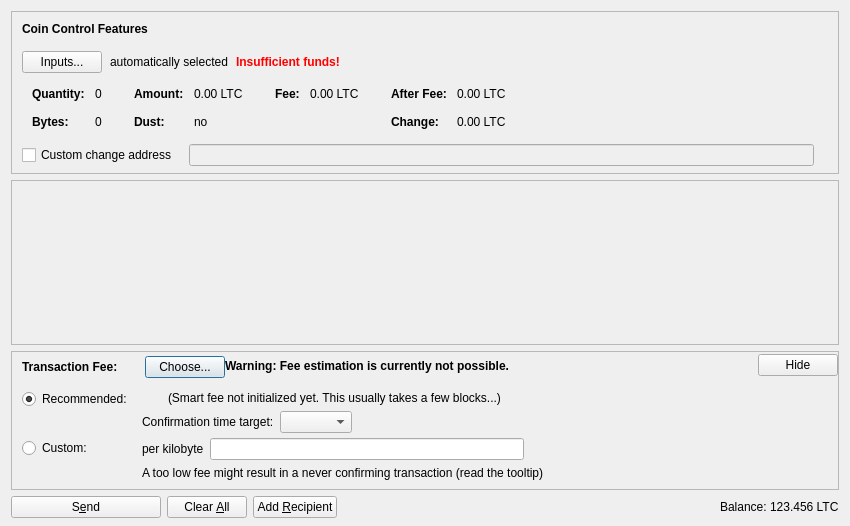
<?xml version="1.0" encoding="UTF-8"?>
<ui version="4.0">
 <class>SendCoinsDialog</class>
 <widget class="QDialog" name="SendCoinsDialog">
  <property name="geometry">
   <rect>
    <x>0</x>
    <y>0</y>
    <width>850</width>
    <height>526</height>
   </rect>
  </property>
  <property name="windowTitle">
   <string>Send Coins</string>
  </property>
  <layout class="QVBoxLayout" name="verticalLayout" stretch="0,1,0,0">
   <property name="bottomMargin">
    <number>8</number>
   </property>
   <item>
    <widget class="QFrame" name="frameCoinControl">
     <property name="sizePolicy">
      <sizepolicy hsizetype="Expanding" vsizetype="Expanding">
       <horstretch>0</horstretch>
       <verstretch>0</verstretch>
      </sizepolicy>
     </property>
     <property name="maximumSize">
      <size>
       <width>16777215</width>
       <height>16777215</height>
      </size>
     </property>
     <property name="frameShape">
      <enum>QFrame::StyledPanel</enum>
     </property>
     <property name="frameShadow">
      <enum>QFrame::Sunken</enum>
     </property>
     <layout class="QVBoxLayout" name="verticalLayoutCoinControl2">
      <property name="spacing">
       <number>0</number>
      </property>
      <property name="leftMargin">
       <number>0</number>
      </property>
      <property name="topMargin">
       <number>0</number>
      </property>
      <property name="rightMargin">
       <number>0</number>
      </property>
      <property name="bottomMargin">
       <number>6</number>
      </property>
      <item>
       <layout class="QVBoxLayout" name="verticalLayoutCoinControl" stretch="0,0,0,0,1">
        <property name="spacing">
         <number>0</number>
        </property>
        <property name="leftMargin">
         <number>10</number>
        </property>
        <property name="topMargin">
         <number>10</number>
        </property>
        <item>
         <layout class="QHBoxLayout" name="horizontalLayoutCoinControl1">
          <property name="bottomMargin">
           <number>15</number>
          </property>
          <item>
           <widget class="QLabel" name="labelCoinControlFeatures">
            <property name="sizePolicy">
             <sizepolicy hsizetype="Preferred" vsizetype="Maximum">
              <horstretch>0</horstretch>
              <verstretch>0</verstretch>
             </sizepolicy>
            </property>
            <property name="font">
             <font>
              <weight>75</weight>
              <bold>true</bold>
             </font>
            </property>
            <property name="styleSheet">
             <string notr="true">font-weight:bold;</string>
            </property>
            <property name="text">
             <string>Coin Control Features</string>
            </property>
           </widget>
          </item>
         </layout>
        </item>
        <item>
         <layout class="QHBoxLayout" name="horizontalLayoutCoinControl2" stretch="0,0,0,0">
          <property name="spacing">
           <number>8</number>
          </property>
          <property name="bottomMargin">
           <number>10</number>
          </property>
          <item>
           <widget class="QPushButton" name="pushButtonCoinControl">
            <property name="styleSheet">
             <string notr="true"/>
            </property>
            <property name="text">
             <string>Inputs...</string>
            </property>
            <property name="autoDefault">
             <bool>false</bool>
            </property>
           </widget>
          </item>
          <item>
           <widget class="QLabel" name="labelCoinControlAutomaticallySelected">
            <property name="text">
             <string>automatically selected</string>
            </property>
            <property name="margin">
             <number>5</number>
            </property>
           </widget>
          </item>
          <item>
           <widget class="QLabel" name="labelCoinControlInsuffFunds">
            <property name="font">
             <font>
              <weight>75</weight>
              <bold>true</bold>
             </font>
            </property>
            <property name="styleSheet">
             <string notr="true">color:red;font-weight:bold;</string>
            </property>
            <property name="text">
             <string>Insufficient funds!</string>
            </property>
            <property name="margin">
             <number>5</number>
            </property>
           </widget>
          </item>
          <item>
           <spacer name="horizontalSpacerCoinControl">
            <property name="orientation">
             <enum>Qt::Horizontal</enum>
            </property>
            <property name="sizeHint" stdset="0">
             <size>
              <width>40</width>
              <height>1</height>
             </size>
            </property>
           </spacer>
          </item>
         </layout>
        </item>
        <item>
         <widget class="QWidget" name="widgetCoinControl" native="true">
          <property name="sizePolicy">
           <sizepolicy hsizetype="Preferred" vsizetype="Preferred">
            <horstretch>0</horstretch>
            <verstretch>0</verstretch>
           </sizepolicy>
          </property>
          <property name="minimumSize">
           <size>
            <width>0</width>
            <height>0</height>
           </size>
          </property>
          <property name="styleSheet">
           <string notr="true"/>
          </property>
          <layout class="QHBoxLayout" name="horizontalLayoutCoinControl5">
           <property name="leftMargin">
            <number>0</number>
           </property>
           <property name="topMargin">
            <number>0</number>
           </property>
           <property name="rightMargin">
            <number>0</number>
           </property>
           <property name="bottomMargin">
            <number>0</number>
           </property>
           <item>
            <layout class="QHBoxLayout" name="horizontalLayoutCoinControl3" stretch="0,0,0,1">
             <property name="spacing">
              <number>20</number>
             </property>
             <property name="topMargin">
              <number>0</number>
             </property>
             <property name="bottomMargin">
              <number>10</number>
             </property>
             <item>
              <layout class="QFormLayout" name="formLayoutCoinControl1">
               <property name="horizontalSpacing">
                <number>10</number>
               </property>
               <property name="verticalSpacing">
                <number>14</number>
               </property>
               <property name="leftMargin">
                <number>10</number>
               </property>
               <property name="topMargin">
                <number>4</number>
               </property>
               <property name="rightMargin">
                <number>6</number>
               </property>
               <item row="0" column="0">
                <widget class="QLabel" name="labelCoinControlQuantityText">
                 <property name="font">
                  <font>
                   <weight>75</weight>
                   <bold>true</bold>
                  </font>
                 </property>
                 <property name="text">
                  <string>Quantity:</string>
                 </property>
                 <property name="margin">
                  <number>0</number>
                 </property>
                </widget>
               </item>
               <item row="0" column="1">
                <widget class="QLabel" name="labelCoinControlQuantity">
                 <property name="cursor">
                  <cursorShape>IBeamCursor</cursorShape>
                 </property>
                 <property name="contextMenuPolicy">
                  <enum>Qt::ActionsContextMenu</enum>
                 </property>
                 <property name="text">
                  <string notr="true">0</string>
                 </property>
                 <property name="margin">
                  <number>0</number>
                 </property>
                 <property name="textInteractionFlags">
                  <set>Qt::LinksAccessibleByMouse|Qt::TextSelectableByKeyboard|Qt::TextSelectableByMouse</set>
                 </property>
                </widget>
               </item>
               <item row="1" column="0">
                <widget class="QLabel" name="labelCoinControlBytesText">
                 <property name="font">
                  <font>
                   <weight>75</weight>
                   <bold>true</bold>
                  </font>
                 </property>
                 <property name="text">
                  <string>Bytes:</string>
                 </property>
                </widget>
               </item>
               <item row="1" column="1">
                <widget class="QLabel" name="labelCoinControlBytes">
                 <property name="cursor">
                  <cursorShape>IBeamCursor</cursorShape>
                 </property>
                 <property name="contextMenuPolicy">
                  <enum>Qt::ActionsContextMenu</enum>
                 </property>
                 <property name="text">
                  <string notr="true">0</string>
                 </property>
                 <property name="textInteractionFlags">
                  <set>Qt::LinksAccessibleByMouse|Qt::TextSelectableByKeyboard|Qt::TextSelectableByMouse</set>
                 </property>
                </widget>
               </item>
              </layout>
             </item>
             <item>
              <layout class="QFormLayout" name="formLayoutCoinControl2">
               <property name="horizontalSpacing">
                <number>10</number>
               </property>
               <property name="verticalSpacing">
                <number>14</number>
               </property>
               <property name="leftMargin">
                <number>6</number>
               </property>
               <property name="topMargin">
                <number>4</number>
               </property>
               <property name="rightMargin">
                <number>6</number>
               </property>
               <item row="0" column="0">
                <widget class="QLabel" name="labelCoinControlAmountText">
                 <property name="font">
                  <font>
                   <weight>75</weight>
                   <bold>true</bold>
                  </font>
                 </property>
                 <property name="text">
                  <string>Amount:</string>
                 </property>
                 <property name="margin">
                  <number>0</number>
                 </property>
                </widget>
               </item>
               <item row="0" column="1">
                <widget class="QLabel" name="labelCoinControlAmount">
                 <property name="cursor">
                  <cursorShape>IBeamCursor</cursorShape>
                 </property>
                 <property name="contextMenuPolicy">
                  <enum>Qt::ActionsContextMenu</enum>
                 </property>
                 <property name="text">
                  <string notr="true">0.00 LTC</string>
                 </property>
                 <property name="textInteractionFlags">
                  <set>Qt::LinksAccessibleByMouse|Qt::TextSelectableByKeyboard|Qt::TextSelectableByMouse</set>
                 </property>
                </widget>
               </item>
               <item row="1" column="0">
                <widget class="QLabel" name="labelCoinControlLowOutputText">
                 <property name="font">
                  <font>
                   <weight>75</weight>
                   <bold>true</bold>
                  </font>
                 </property>
                 <property name="text">
                  <string>Dust:</string>
                 </property>
                </widget>
               </item>
               <item row="1" column="1">
                <widget class="QLabel" name="labelCoinControlLowOutput">
                 <property name="cursor">
                  <cursorShape>IBeamCursor</cursorShape>
                 </property>
                 <property name="contextMenuPolicy">
                  <enum>Qt::ActionsContextMenu</enum>
                 </property>
                 <property name="text">
                  <string notr="true">no</string>
                 </property>
                 <property name="textInteractionFlags">
                  <set>Qt::LinksAccessibleByMouse|Qt::TextSelectableByKeyboard|Qt::TextSelectableByMouse</set>
                 </property>
                </widget>
               </item>
              </layout>
             </item>
             <item>
              <layout class="QFormLayout" name="formLayoutCoinControl3">
               <property name="horizontalSpacing">
                <number>10</number>
               </property>
               <property name="verticalSpacing">
                <number>14</number>
               </property>
               <property name="leftMargin">
                <number>6</number>
               </property>
               <property name="topMargin">
                <number>4</number>
               </property>
               <property name="rightMargin">
                <number>6</number>
               </property>
               <item row="0" column="0">
                <widget class="QLabel" name="labelCoinControlFeeText">
                 <property name="font">
                  <font>
                   <weight>75</weight>
                   <bold>true</bold>
                  </font>
                 </property>
                 <property name="text">
                  <string>Fee:</string>
                 </property>
                 <property name="margin">
                  <number>0</number>
                 </property>
                </widget>
               </item>
               <item row="0" column="1">
                <widget class="QLabel" name="labelCoinControlFee">
                 <property name="cursor">
                  <cursorShape>IBeamCursor</cursorShape>
                 </property>
                 <property name="contextMenuPolicy">
                  <enum>Qt::ActionsContextMenu</enum>
                 </property>
                 <property name="text">
                  <string notr="true">0.00 LTC</string>
                 </property>
                 <property name="textInteractionFlags">
                  <set>Qt::LinksAccessibleByMouse|Qt::TextSelectableByKeyboard|Qt::TextSelectableByMouse</set>
                 </property>
                </widget>
               </item>
              </layout>
             </item>
             <item>
              <layout class="QFormLayout" name="formLayoutCoinControl4">
               <property name="horizontalSpacing">
                <number>10</number>
               </property>
               <property name="verticalSpacing">
                <number>14</number>
               </property>
               <property name="leftMargin">
                <number>6</number>
               </property>
               <property name="topMargin">
                <number>4</number>
               </property>
               <property name="rightMargin">
                <number>6</number>
               </property>
               <item row="0" column="0">
                <widget class="QLabel" name="labelCoinControlAfterFeeText">
                 <property name="font">
                  <font>
                   <weight>75</weight>
                   <bold>true</bold>
                  </font>
                 </property>
                 <property name="text">
                  <string>After Fee:</string>
                 </property>
                 <property name="margin">
                  <number>0</number>
                 </property>
                </widget>
               </item>
               <item row="0" column="1">
                <widget class="QLabel" name="labelCoinControlAfterFee">
                 <property name="cursor">
                  <cursorShape>IBeamCursor</cursorShape>
                 </property>
                 <property name="contextMenuPolicy">
                  <enum>Qt::ActionsContextMenu</enum>
                 </property>
                 <property name="text">
                  <string notr="true">0.00 LTC</string>
                 </property>
                 <property name="textInteractionFlags">
                  <set>Qt::LinksAccessibleByMouse|Qt::TextSelectableByKeyboard|Qt::TextSelectableByMouse</set>
                 </property>
                </widget>
               </item>
               <item row="1" column="0">
                <widget class="QLabel" name="labelCoinControlChangeText">
                 <property name="font">
                  <font>
                   <weight>75</weight>
                   <bold>true</bold>
                  </font>
                 </property>
                 <property name="text">
                  <string>Change:</string>
                 </property>
                </widget>
               </item>
               <item row="1" column="1">
                <widget class="QLabel" name="labelCoinControlChange">
                 <property name="cursor">
                  <cursorShape>IBeamCursor</cursorShape>
                 </property>
                 <property name="contextMenuPolicy">
                  <enum>Qt::ActionsContextMenu</enum>
                 </property>
                 <property name="text">
                  <string notr="true">0.00 LTC</string>
                 </property>
                 <property name="textInteractionFlags">
                  <set>Qt::LinksAccessibleByMouse|Qt::TextSelectableByKeyboard|Qt::TextSelectableByMouse</set>
                 </property>
                </widget>
               </item>
              </layout>
             </item>
            </layout>
           </item>
          </layout>
         </widget>
        </item>
        <item>
         <layout class="QHBoxLayout" name="horizontalLayoutCoinControl4" stretch="0,0,0">
          <property name="spacing">
           <number>12</number>
          </property>
          <property name="sizeConstraint">
           <enum>QLayout::SetDefaultConstraint</enum>
          </property>
          <property name="topMargin">
           <number>5</number>
          </property>
          <property name="rightMargin">
           <number>5</number>
          </property>
          <item>
           <widget class="QCheckBox" name="checkBoxCoinControlChange">
            <property name="toolTip">
             <string>If this is activated, but the change address is empty or invalid, change will be sent to a newly generated address.</string>
            </property>
            <property name="text">
             <string>Custom change address</string>
            </property>
           </widget>
          </item>
          <item>
           <widget class="QValidatedLineEdit" name="lineEditCoinControlChange">
            <property name="enabled">
             <bool>false</bool>
            </property>
            <property name="sizePolicy">
             <sizepolicy hsizetype="Expanding" vsizetype="Fixed">
              <horstretch>0</horstretch>
              <verstretch>0</verstretch>
             </sizepolicy>
            </property>
           </widget>
          </item>
          <item>
           <widget class="QLabel" name="labelCoinControlChangeLabel">
            <property name="sizePolicy">
             <sizepolicy hsizetype="Preferred" vsizetype="Expanding">
              <horstretch>0</horstretch>
              <verstretch>0</verstretch>
             </sizepolicy>
            </property>
            <property name="minimumSize">
             <size>
              <width>0</width>
              <height>0</height>
             </size>
            </property>
            <property name="text">
             <string/>
            </property>
            <property name="margin">
             <number>3</number>
            </property>
           </widget>
          </item>
         </layout>
        </item>
        <item>
         <spacer name="verticalSpacerCoinControl">
          <property name="orientation">
           <enum>Qt::Vertical</enum>
          </property>
          <property name="sizeHint" stdset="0">
           <size>
            <width>800</width>
            <height>1</height>
           </size>
          </property>
         </spacer>
        </item>
       </layout>
      </item>
     </layout>
    </widget>
   </item>
   <item>
    <widget class="QScrollArea" name="scrollArea">
     <property name="widgetResizable">
      <bool>true</bool>
     </property>
     <widget class="QWidget" name="scrollAreaWidgetContents">
      <property name="geometry">
       <rect>
        <x>0</x>
        <y>0</y>
        <width>830</width>
        <height>104</height>
       </rect>
      </property>
      <layout class="QVBoxLayout" name="verticalLayout_2" stretch="0,1">
       <property name="leftMargin">
        <number>0</number>
       </property>
       <property name="topMargin">
        <number>0</number>
       </property>
       <property name="rightMargin">
        <number>0</number>
       </property>
       <property name="bottomMargin">
        <number>0</number>
       </property>
       <item>
        <layout class="QVBoxLayout" name="entries">
         <property name="spacing">
          <number>6</number>
         </property>
        </layout>
       </item>
       <item>
        <spacer name="verticalSpacer">
         <property name="orientation">
          <enum>Qt::Vertical</enum>
         </property>
         <property name="sizeHint" stdset="0">
          <size>
           <width>20</width>
           <height>40</height>
          </size>
         </property>
        </spacer>
       </item>
      </layout>
     </widget>
    </widget>
   </item>
   <item>
    <widget class="QFrame" name="frameFee">
     <property name="sizePolicy">
      <sizepolicy hsizetype="Expanding" vsizetype="Expanding">
       <horstretch>0</horstretch>
       <verstretch>0</verstretch>
      </sizepolicy>
     </property>
     <property name="maximumSize">
      <size>
       <width>16777215</width>
       <height>16777215</height>
      </size>
     </property>
     <property name="frameShape">
      <enum>QFrame::StyledPanel</enum>
     </property>
     <property name="frameShadow">
      <enum>QFrame::Sunken</enum>
     </property>
     <layout class="QVBoxLayout" name="verticalLayoutFee1">
      <property name="spacing">
       <number>0</number>
      </property>
      <property name="leftMargin">
       <number>0</number>
      </property>
      <property name="topMargin">
       <number>0</number>
      </property>
      <property name="rightMargin">
       <number>0</number>
      </property>
      <property name="bottomMargin">
       <number>0</number>
      </property>
      <item>
       <layout class="QVBoxLayout" name="verticalLayoutFee2" stretch="0,0,0">
        <property name="spacing">
         <number>0</number>
        </property>
        <property name="leftMargin">
         <number>10</number>
        </property>
        <property name="topMargin">
         <number>0</number>
        </property>
        <item>
         <layout class="QHBoxLayout" name="horizontalLayoutFee1">
          <property name="bottomMargin">
           <number>0</number>
          </property>
          <item>
           <layout class="QVBoxLayout" name="verticalLayoutFee7">
            <property name="spacing">
             <number>0</number>
            </property>
            <item>
             <spacer name="verticalSpacerSmartFee">
              <property name="orientation">
               <enum>Qt::Vertical</enum>
              </property>
              <property name="sizeType">
               <enum>QSizePolicy::Fixed</enum>
              </property>
              <property name="sizeHint" stdset="0">
               <size>
                <width>1</width>
                <height>4</height>
               </size>
              </property>
             </spacer>
            </item>
            <item>
             <layout class="QHBoxLayout" name="horizontalLayoutSmartFee">
              <property name="spacing">
               <number>10</number>
              </property>
              <item>
               <widget class="QLabel" name="labelFeeHeadline">
                <property name="sizePolicy">
                 <sizepolicy hsizetype="Preferred" vsizetype="Maximum">
                  <horstretch>0</horstretch>
                  <verstretch>0</verstretch>
                 </sizepolicy>
                </property>
                <property name="font">
                 <font>
                  <weight>75</weight>
                  <bold>true</bold>
                 </font>
                </property>
                <property name="styleSheet">
                 <string notr="true">font-weight:bold;</string>
                </property>
                <property name="text">
                 <string>Transaction Fee:</string>
                </property>
               </widget>
              </item>
              <item>
               <widget class="QLabel" name="labelFeeMinimized">
                <property name="text">
                 <string/>
                </property>
               </widget>
              </item>
              <item>
               <widget class="QPushButton" name="buttonChooseFee">
                <property name="text">
                 <string>Choose...</string>
                </property>
               </widget>
              </item>
             </layout>
            </item>
            <item>
             <spacer name="verticalSpacer_5">
              <property name="orientation">
               <enum>Qt::Vertical</enum>
              </property>
              <property name="sizeHint" stdset="0">
               <size>
                <width>1</width>
                <height>1</height>
               </size>
              </property>
             </spacer>
            </item>
           </layout>
          </item>
          <item>
           <widget class="QLabel" name="fallbackFeeWarningLabel">
            <property name="toolTip">
             <string>Using the fallbackfee can result in sending a transaction that will take several hours or days (or never) to confirm. Consider choosing your fee manually or wait until you have validated the complete chain.</string>
            </property>
            <property name="font">
            <font>
                <weight>75</weight>
                <bold>true</bold>
            </font>
            </property>
            <property name="text">
             <string>Warning: Fee estimation is currently not possible.</string>
            </property>
            <property name="wordWrap">
             <bool>false</bool>
            </property>
           </widget>
          </item>
          <item>
           <spacer name="horizontalSpacer_4">
            <property name="orientation">
             <enum>Qt::Horizontal</enum>
            </property>
            <property name="sizeType">
             <enum>QSizePolicy::MinimumExpanding</enum>
            </property>
            <property name="sizeHint" stdset="0">
             <size>
              <width>40</width>
              <height>20</height>
             </size>
            </property>
           </spacer>
          </item>
          <item>
           <widget class="QPushButton" name="buttonMinimizeFee">
            <property name="toolTip">
             <string>collapse fee-settings</string>
            </property>
            <property name="text">
             <string>Hide</string>
            </property>
           </widget>
          </item>
         </layout>
        </item>
        <item>
         <widget class="QFrame" name="frameFeeSelection">
          <layout class="QVBoxLayout" name="verticalLayoutFee12">
           <property name="spacing">
            <number>0</number>
           </property>
           <property name="leftMargin">
            <number>0</number>
           </property>
           <property name="topMargin">
            <number>0</number>
           </property>
           <property name="rightMargin">
            <number>0</number>
           </property>
           <property name="bottomMargin">
            <number>0</number>
           </property>
           <item>
            <layout class="QGridLayout" name="gridLayoutFee">
             <property name="topMargin">
              <number>10</number>
             </property>
             <property name="bottomMargin">
              <number>4</number>
             </property>
             <property name="horizontalSpacing">
              <number>10</number>
             </property>
             <property name="verticalSpacing">
              <number>4</number>
             </property>
             <item row="1" column="1">
              <layout class="QVBoxLayout" name="verticalLayoutFee8">
               <property name="spacing">
                <number>6</number>
               </property>
               <item>
                <layout class="QHBoxLayout" name="horizontalLayoutFee13">
                 <item>
                  <widget class="QLabel" name="labelCustomPerKilobyte">
                   <property name="toolTip">
                    <string>Specify a custom fee per kB (1,000 bytes) of the transaction's virtual size.

Note:  Since the fee is calculated on a per-byte basis, a fee of "100 satoshis per kB" for a transaction size of 500 bytes (half of 1 kB) would ultimately yield a fee of only 50 satoshis.</string>
                   </property>
                   <property name="text">
                    <string>per kilobyte</string>
                   </property>
                  </widget>
                 </item>
                 <item>
                  <widget class="KonjocoinAmountField" name="customFee"/>
                 </item>
                 <item>
                  <spacer name="horizontalSpacer_6">
                   <property name="orientation">
                    <enum>Qt::Horizontal</enum>
                   </property>
                   <property name="sizeHint" stdset="0">
                    <size>
                     <width>1</width>
                     <height>1</height>
                    </size>
                   </property>
                  </spacer>
                 </item>
                </layout>
               </item>
               <item>
                <layout class="QHBoxLayout" name="horizontalLayoutFee8">
                 <item>
                  <widget class="QLabel" name="labelCustomFeeWarning">
                   <property name="enabled">
                    <bool>true</bool>
                   </property>
                   <property name="toolTip">
                    <string>When there is less transaction volume than space in the blocks, miners as well as relaying nodes may enforce a minimum fee. Paying only this minimum fee is just fine, but be aware that this can result in a never confirming transaction once there is more demand for litecoin transactions than the network can process.</string>
                   </property>
                   <property name="text">
                    <string>A too low fee might result in a never confirming transaction (read the tooltip)</string>
                   </property>
                  </widget>
                 </item>
                 <item>
                  <spacer name="horizontalSpacer_2">
                   <property name="orientation">
                    <enum>Qt::Horizontal</enum>
                   </property>
                   <property name="sizeHint" stdset="0">
                    <size>
                     <width>1</width>
                     <height>1</height>
                    </size>
                   </property>
                  </spacer>
                 </item>
                </layout>
               </item>
              </layout>
             </item>
             <item row="0" column="0">
              <layout class="QVBoxLayout" name="verticalLayoutFee4" stretch="0,1">
               <item>
                <widget class="QRadioButton" name="radioSmartFee">
                 <property name="text">
                  <string>Recommended:</string>
                 </property>
                 <property name="checked">
                  <bool>true</bool>
                 </property>
                 <attribute name="buttonGroup">
                  <string notr="true">groupFee</string>
                 </attribute>
                </widget>
               </item>
               <item>
                <spacer name="verticalSpacer_2">
                 <property name="orientation">
                  <enum>Qt::Vertical</enum>
                 </property>
                 <property name="sizeHint" stdset="0">
                  <size>
                   <width>1</width>
                   <height>1</height>
                  </size>
                 </property>
                </spacer>
               </item>
              </layout>
             </item>
             <item row="1" column="0">
              <layout class="QVBoxLayout" name="verticalLayoutFee9" stretch="0,1">
               <item>
                <widget class="QRadioButton" name="radioCustomFee">
                 <property name="text">
                  <string>Custom:</string>
                 </property>
                 <attribute name="buttonGroup">
                  <string notr="true">groupFee</string>
                 </attribute>
                </widget>
               </item>
               <item>
                <spacer name="verticalSpacer_6">
                 <property name="orientation">
                  <enum>Qt::Vertical</enum>
                 </property>
                 <property name="sizeHint" stdset="0">
                  <size>
                   <width>1</width>
                   <height>1</height>
                  </size>
                 </property>
                </spacer>
               </item>
              </layout>
             </item>
             <item row="0" column="1">
              <layout class="QVBoxLayout" name="verticalLayoutFee3" stretch="0,0,1">
               <property name="spacing">
                <number>6</number>
               </property>
               <property name="topMargin">
                <number>2</number>
               </property>
               <item>
                <layout class="QHBoxLayout" name="horizontalLayoutFee12">
                 <item>
                  <widget class="QLabel" name="labelSmartFee">
                   <property name="text">
                    <string/>
                   </property>
                  </widget>
                 </item>
                 <item>
                  <widget class="QLabel" name="labelFeeEstimation">
                   <property name="text">
                    <string/>
                   </property>
                  </widget>
                 </item>
                 <item>
                  <widget class="QLabel" name="labelSmartFee2">
                   <property name="text">
                    <string>(Smart fee not initialized yet. This usually takes a few blocks...)</string>
                   </property>
                  </widget>
                 </item>
                 <item>
                  <spacer name="horizontalSpacer_5">
                   <property name="orientation">
                    <enum>Qt::Horizontal</enum>
                   </property>
                   <property name="sizeHint" stdset="0">
                    <size>
                     <width>1</width>
                     <height>1</height>
                    </size>
                   </property>
                  </spacer>
                 </item>
                </layout>
               </item>
               <item>
                <layout class="QHBoxLayout" name="horizontalLayoutFee9">
                 <item>
                  <layout class="QVBoxLayout" name="verticalLayoutFee6">
                   <item>
                    <widget class="QLabel" name="labelSmartFee3">
                     <property name="text">
                      <string>Confirmation time target:</string>
                     </property>
                    </widget>
                   </item>
                  </layout>
                 </item>
                 <item>
                  <layout class="QVBoxLayout" name="verticalLayoutFee5">
                   <property name="rightMargin">
                    <number>30</number>
                   </property>
                   <item>
                    <layout class="QHBoxLayout" name="horizontalLayoutConfTarget">
                     <property name="bottomMargin">
                      <number>0</number>
                     </property>
                     <item>
                      <widget class="QComboBox" name="confTargetSelector"/>
                     </item>
                     <item>
                      <spacer name="horizontalSpacerConfTarget">
                       <property name="orientation">
                        <enum>Qt::Horizontal</enum>
                       </property>
                       <property name="sizeHint" stdset="0">
                        <size>
                         <width>40</width>
                         <height>20</height>
                        </size>
                       </property>
                      </spacer>
                     </item>
                    </layout>
                   </item>
                  </layout>
                 </item>
                </layout>
               </item>
               <item>
                <spacer name="verticalSpacer_4">
                 <property name="orientation">
                  <enum>Qt::Vertical</enum>
                 </property>
                 <property name="sizeHint" stdset="0">
                  <size>
                   <width>1</width>
                   <height>1</height>
                  </size>
                 </property>
                </spacer>
               </item>
              </layout>
             </item>
            </layout>
           </item>
          </layout>
         </widget>
        </item>
        <item>
         <spacer name="verticalSpacerFee">
          <property name="orientation">
           <enum>Qt::Vertical</enum>
          </property>
          <property name="sizeHint" stdset="0">
           <size>
            <width>40</width>
            <height>5</height>
           </size>
          </property>
         </spacer>
        </item>
       </layout>
      </item>
     </layout>
    </widget>
   </item>
   <item>
    <layout class="QHBoxLayout" name="horizontalLayout">
     <item>
      <widget class="QPushButton" name="sendButton">
       <property name="minimumSize">
        <size>
         <width>150</width>
         <height>0</height>
        </size>
       </property>
       <property name="toolTip">
        <string>Confirm the send action</string>
       </property>
       <property name="text">
        <string>S&amp;end</string>
       </property>
       <property name="icon">
        <iconset resource="../konjocoin.qrc">
         <normaloff>:/icons/send</normaloff>:/icons/send</iconset>
       </property>
       <property name="autoDefault">
        <bool>false</bool>
       </property>
       <property name="default">
        <bool>false</bool>
       </property>
      </widget>
     </item>
     <item>
      <widget class="QPushButton" name="clearButton">
       <property name="sizePolicy">
        <sizepolicy hsizetype="Minimum" vsizetype="Fixed">
         <horstretch>0</horstretch>
         <verstretch>0</verstretch>
        </sizepolicy>
       </property>
       <property name="toolTip">
        <string>Clear all fields of the form.</string>
       </property>
       <property name="text">
        <string>Clear &amp;All</string>
       </property>
       <property name="icon">
        <iconset resource="../konjocoin.qrc">
         <normaloff>:/icons/remove</normaloff>:/icons/remove</iconset>
       </property>
       <property name="autoDefault">
        <bool>false</bool>
       </property>
      </widget>
     </item>
     <item>
      <widget class="QPushButton" name="addButton">
       <property name="toolTip">
        <string>Send to multiple recipients at once</string>
       </property>
       <property name="text">
        <string>Add &amp;Recipient</string>
       </property>
       <property name="icon">
        <iconset resource="../konjocoin.qrc">
         <normaloff>:/icons/add</normaloff>:/icons/add</iconset>
       </property>
       <property name="autoDefault">
        <bool>false</bool>
       </property>
      </widget>
     </item>
     <item>
      <spacer name="horizontalSpacer">
       <property name="orientation">
        <enum>Qt::Horizontal</enum>
       </property>
       <property name="sizeHint" stdset="0">
        <size>
         <width>40</width>
         <height>20</height>
        </size>
       </property>
      </spacer>
     </item>
     <item>
      <layout class="QHBoxLayout" name="horizontalLayout_2">
       <property name="spacing">
        <number>3</number>
       </property>
       <item>
        <widget class="QLabel" name="label">
         <property name="sizePolicy">
          <sizepolicy hsizetype="Preferred" vsizetype="Fixed">
           <horstretch>0</horstretch>
           <verstretch>0</verstretch>
          </sizepolicy>
         </property>
         <property name="text">
          <string>Balance:</string>
         </property>
        </widget>
       </item>
       <item>
        <widget class="QLabel" name="labelBalance">
         <property name="sizePolicy">
          <sizepolicy hsizetype="Preferred" vsizetype="Fixed">
           <horstretch>0</horstretch>
           <verstretch>0</verstretch>
          </sizepolicy>
         </property>
         <property name="cursor">
          <cursorShape>IBeamCursor</cursorShape>
         </property>
         <property name="text">
          <string notr="true">123.456 LTC</string>
         </property>
         <property name="textInteractionFlags">
          <set>Qt::LinksAccessibleByMouse|Qt::TextSelectableByKeyboard|Qt::TextSelectableByMouse</set>
         </property>
        </widget>
       </item>
      </layout>
     </item>
    </layout>
   </item>
  </layout>
 </widget>
 <customwidgets>
  <customwidget>
   <class>QValidatedLineEdit</class>
   <extends>QLineEdit</extends>
   <header>qt/qvalidatedlineedit.h</header>
  </customwidget>
  <customwidget>
   <class>KonjocoinAmountField</class>
   <extends>QLineEdit</extends>
   <header>qt/konjocoinamountfield.h</header>
   <container>1</container>
  </customwidget>
 </customwidgets>
 <resources>
  <include location="../konjocoin.qrc"/>
 </resources>
 <connections/>
 <buttongroups>
  <buttongroup name="groupFee"/>
 </buttongroups>
</ui>
